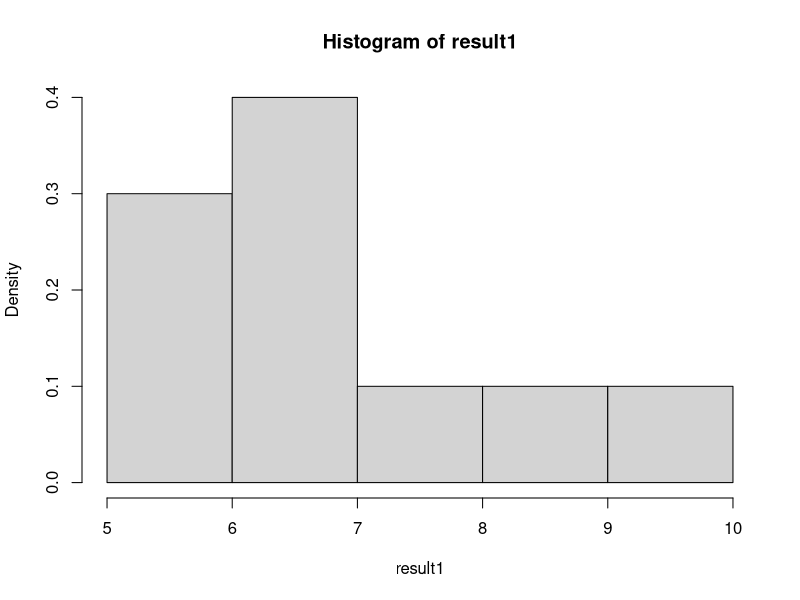
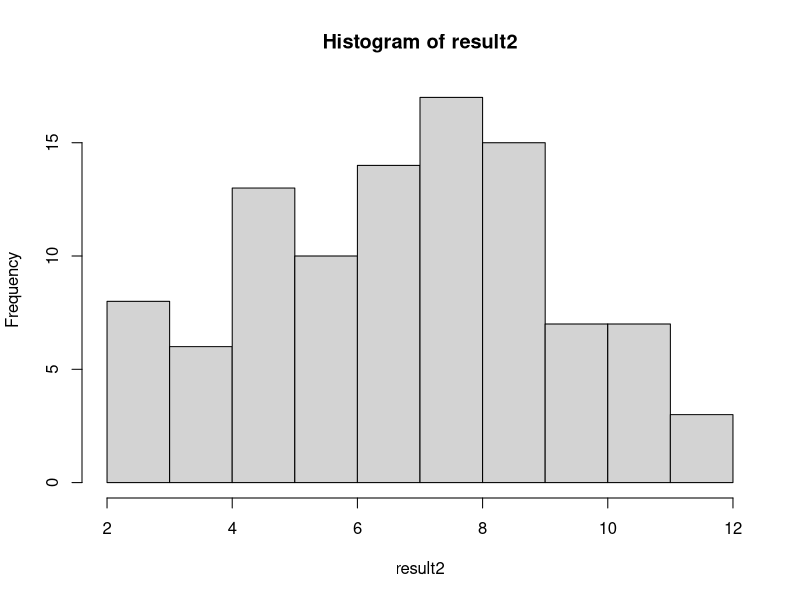
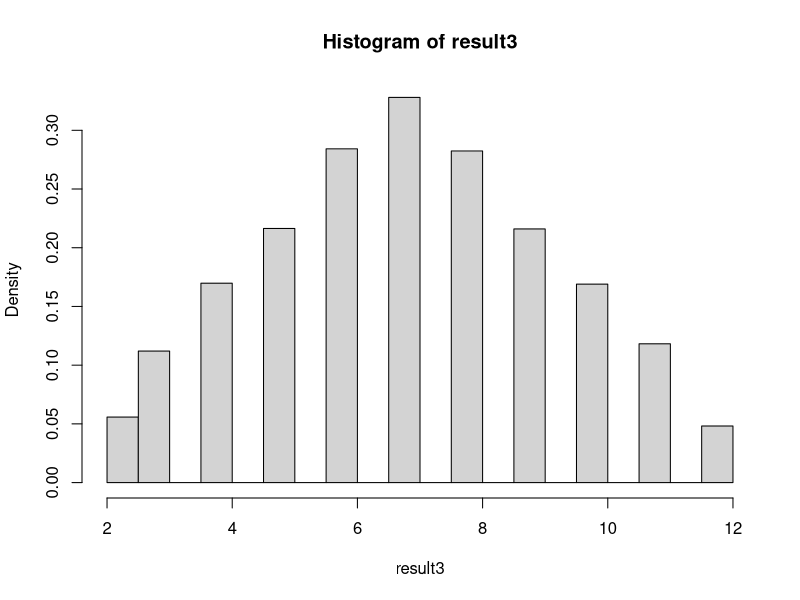
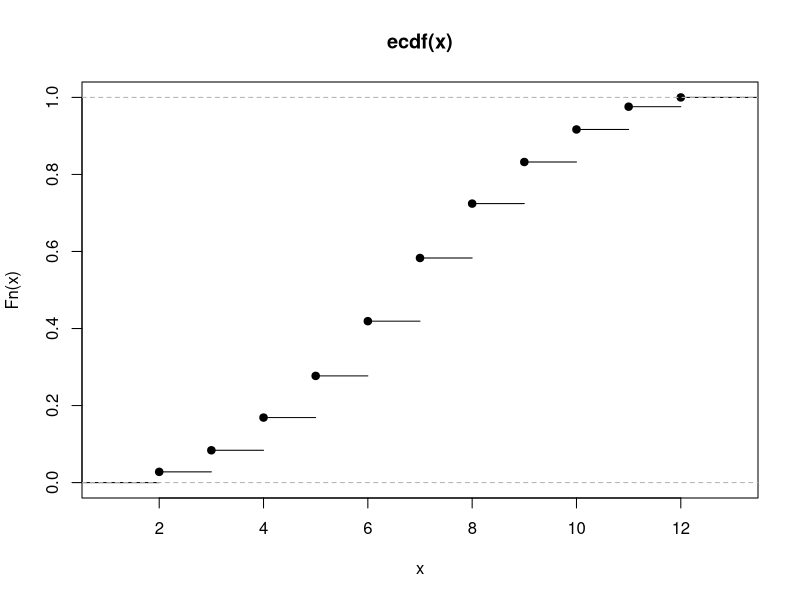
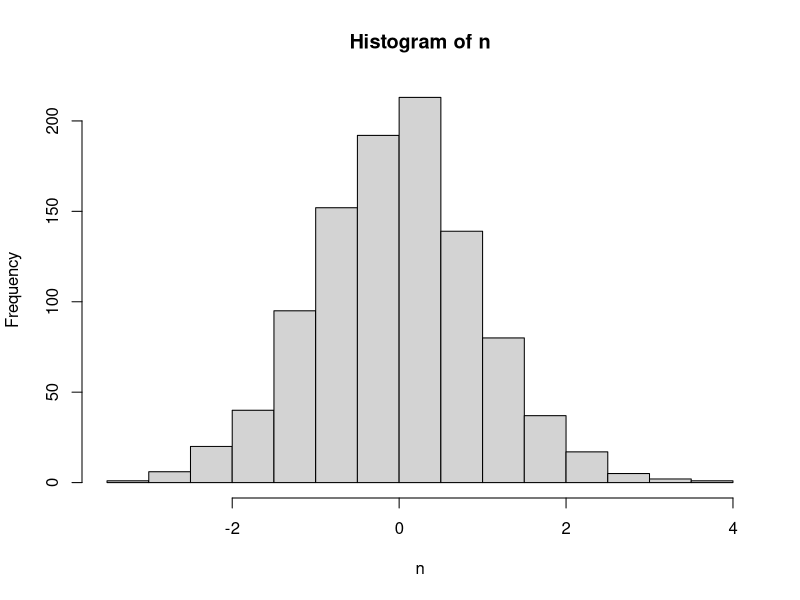
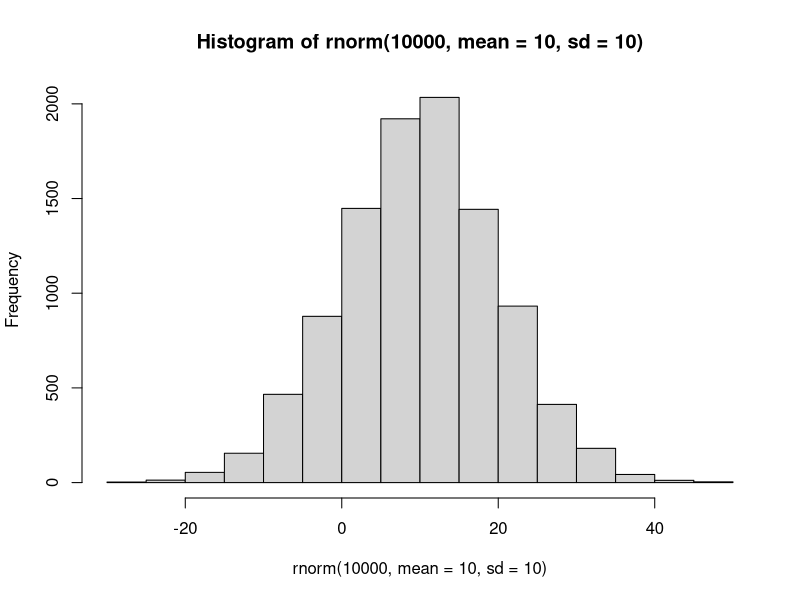
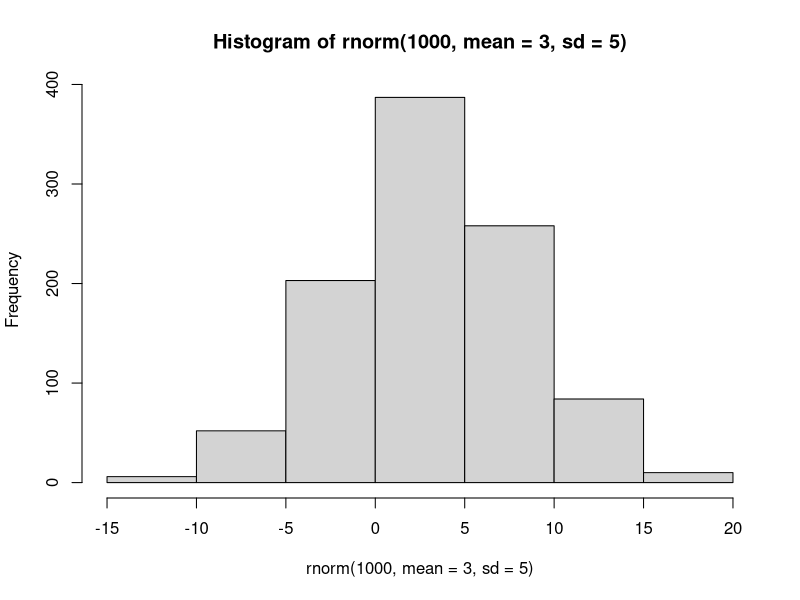

Generate these figures, in order, with R:
# two dice of sum experiments
    
x1 <- sample(1:6, 10, replace = T)
y1 <- sample(1:6, 10, replace = T)   


result1 <- x1+y1

hist(result1,freq=F)


x2 <- sample(1:6, 100, replace = T)
y2 <- sample(1:6, 100, replace = T)   


result2 <- x2+y2

hist(result2)

x3 <- sample(1:6, 10000, replace = T)
y3 <- sample(1:6, 10000, replace = T)   


result3 <- x3+y3

hist(result3, freq=F)



#plot cdf
plot.ecdf(result3)


#create and plot normal dist
n <- rnorm(1000)
hist(n)
hist(rnorm(10000,mean=10, sd=10))

#
n <- 100
mean_h <- 70
sd_h <- 3.3
mike_h <- 5.7
jim_h <- 6.4

pnorm(1, mean=3, sd=5)
pn<-pnorm(-.8944)
find_v <- 1-pn
hist(rnorm(1000, mean=3,sd=5))

